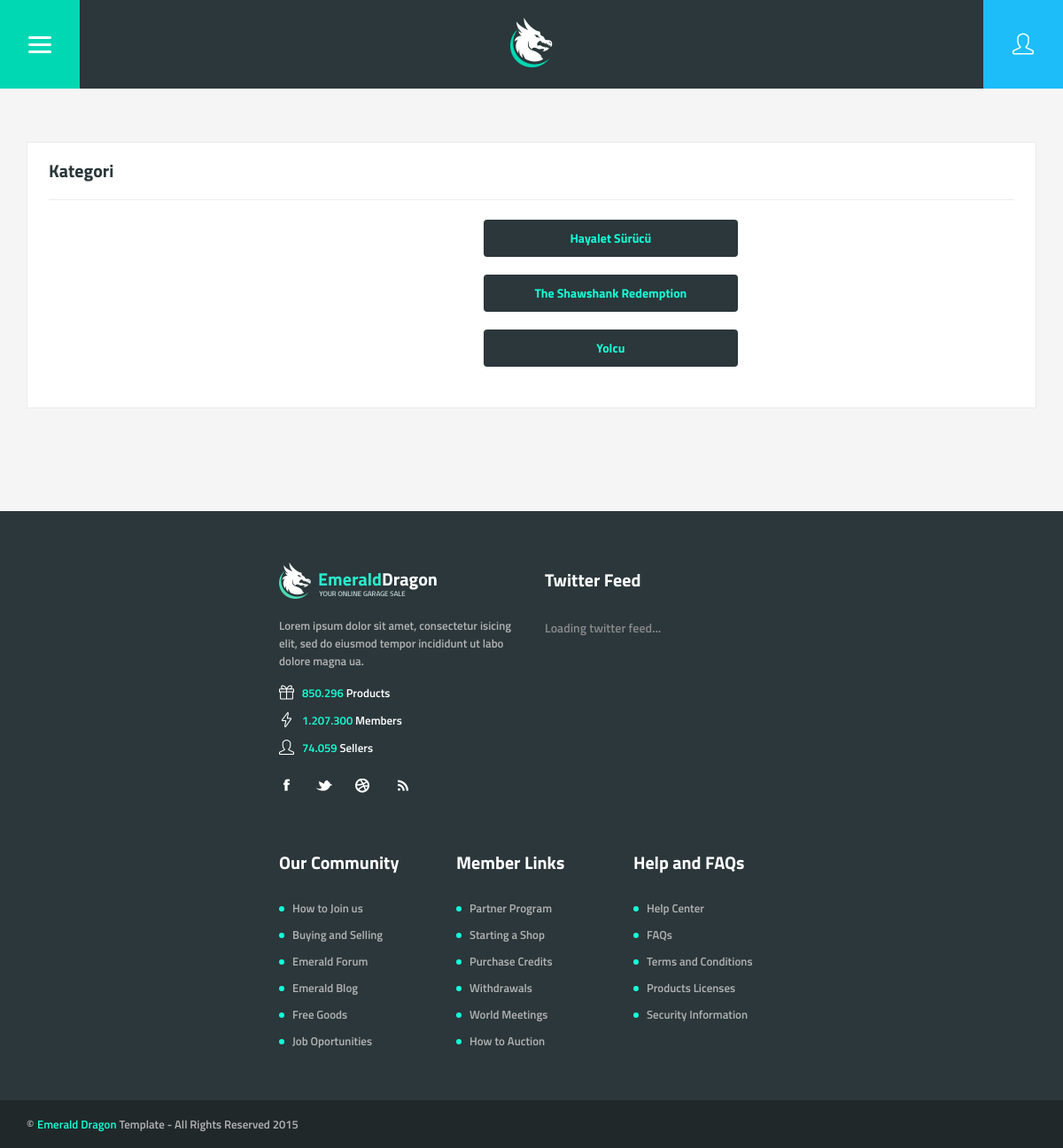
The page /home/kategori_detay/9 on the database its author committed.
### tables this page shows
CREATE TABLE `filmler` (
  `Id` int(11) NOT NULL AUTO_INCREMENT,
  `Ad` varchar(255) DEFAULT NULL,
  `Kategori` varchar(255) DEFAULT NULL,
  `Puan` varchar(255) DEFAULT NULL,
  `Resim` varchar(255) DEFAULT NULL,
  `Tarih` varchar(255) DEFAULT NULL,
  `Konu` varchar(255) DEFAULT NULL,
  `Oyuncular` varchar(255) DEFAULT NULL,
  `Yonetmen` varchar(255) DEFAULT NULL,
  `Yapim` varchar(255) DEFAULT NULL,
  `description` varchar(255) DEFAULT NULL,
  `keywords` varchar(255) DEFAULT NULL,
  PRIMARY KEY (`Id`)
);

### application/controllers/Home.php (called while the page is built, shortened)
<?php
class Home extends CI_Controller {
	public function kategori_detay($id)
	{
		$this->load->model("Database_Model");
		$data["id"]=$id;
		$data["veri"]=$this->Database_Model->get_film($id);
		$data["sayfa"]="Detaylar";
    	 $query=$this->db->query("SELECT * FROM filmler WHERE Kategori=$id ORDER By Ad");
		$data['filmler']=$query->result();
		$this->load->model("Database_Model");
	    $this->load->view('_header',$data);
		$this->load->view('kategori',$data);
		$this->load->view('_footer');
	}
}

### index.php (called while the page is built, shortened)
<?php
require_once BASEPATH.'core/CodeIgniter.php';

### application/views/kategori.php (the view)
<div class="section-wrap">
        <div class="section">
            <div class="form-box-item">
                <h4>Kategori</h4>
                <hr class="line-separator">
                <div class="alert-boxes-preview">
                    <?php foreach($filmler as $rs){ ?>
                    <div class="alert-boxes-preview-links">
                        <a href="<?=base_url()?>home/kategori_detay/<?=$rs->Id?>" class="button mid dark alert-user">
                             <span class="primary"><?=$rs->Ad?></span>
                        </a>
                    </div>
                    <?php } ?>
                </div>
            </div>
        </div>
    </div>

### rows shown on the page
filmler: Ad "Hayalet Sürücü"
filmler: Ad "The Shawshank Redemption"
filmler: Ad "Yolcu"
